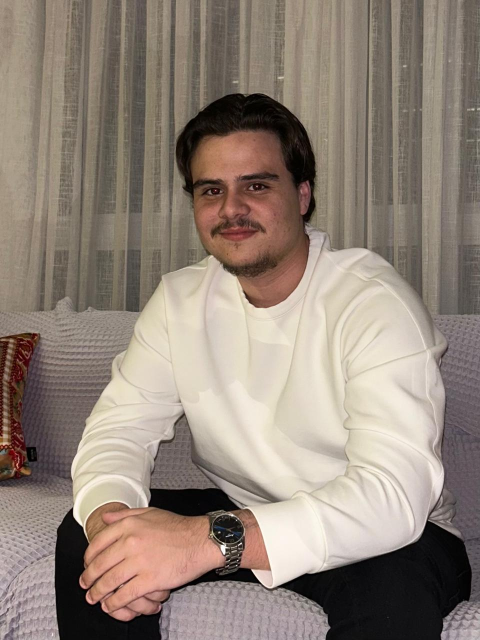
#> input picture source/profile.jpg, 960 x 1280 px (shown at 1/2 size)
$ python -i prep_photo.py   (imports and definitions only)
#> lines starting #> are read from the running program, lines starting #| are printed output that depends on the picture
#!/usr/bin/env python3
"""Prepare a portrait for high-contrast, background-neutral ASCII rendering.

Pillow is the only required image dependency. rembg and OpenCV are detected at
runtime and improve background removal and local contrast when installed.
"""
from __future__ import annotations

import argparse
import sys
from io import BytesIO
from pathlib import Path

from PIL import Image, ImageEnhance, ImageOps


def remove_background(image: Image.Image) -> Image.Image:
    """Return a cutout when rembg is available; otherwise preserve the source."""
    if image.mode == "RGBA" and image.getchannel("A").getextrema()[0] < 255:
        return image
    try:
        from rembg import remove  # type: ignore[import-not-found]
    except ImportError:
        print("Info: rembg is not installed; using the original background.", file=sys.stderr)
        return image
    try:
        result = remove(image)
        if isinstance(result, Image.Image):
            return result.convert("RGBA")
        return Image.open(BytesIO(result)).convert("RGBA")
    except Exception as exc:
        print(f"Warning: background removal was unavailable ({exc}); using the original image.", file=sys.stderr)
        return image


def local_contrast(image: Image.Image) -> Image.Image:
    """Apply CLAHE when OpenCV exists, with a robust Pillow-only fallback."""
    try:
        import cv2  # type: ignore[import-not-found]
        import numpy as np  # type: ignore[import-not-found]
        values = np.array(image)
        return Image.fromarray(cv2.createCLAHE(clipLimit=2.0, tileGridSize=(8, 8)).apply(values))
    except ImportError:
        return ImageOps.autocontrast(image, cutoff=1)
    except Exception as exc:
        print(f"Warning: CLAHE failed ({exc}); using automatic contrast.", file=sys.stderr)
        return ImageOps.autocontrast(image, cutoff=1)


def prepare(source: Path, destination: Path) -> None:
    if not source.is_file():
        raise FileNotFoundError(f"Portrait not found: {source}")
    with Image.open(source) as opened:
        cutout = remove_background(opened.convert("RGBA"))
    white = Image.new("RGBA", cutout.size, "white")
    flattened = Image.alpha_composite(white, cutout).convert("L")
    prepared = local_contrast(flattened)
    prepared = ImageEnhance.Contrast(prepared).enhance(1.25)
    destination.parent.mkdir(parents=True, exist_ok=True)
    prepared.save(destination)
    print(f"Prepared ASCII source: {destination}")


def main() -> int:
    parser = argparse.ArgumentParser(description="Prepare a portrait for ASCII conversion.")
    parser.add_argument("source", type=Path)
    parser.add_argument("destination", type=Path)
    args = parser.parse_args()
    try:
        prepare(args.source, args.destination)
    except (FileNotFoundError, OSError) as exc:
        parser.error(str(exc))
    return 0


# [2 lines not run here, left out]

>>> from PIL import Image
>>> picture = Image.open('../source/profile.jpg')
#> picture is the input picture: PIL image 960x1280 RGB; mean R, G, B 145.6, 132, 120.9
>>> result = local_contrast(picture)
#> in local_contrast, `return ImageOps.autocontrast(image, cutoff=1)`:
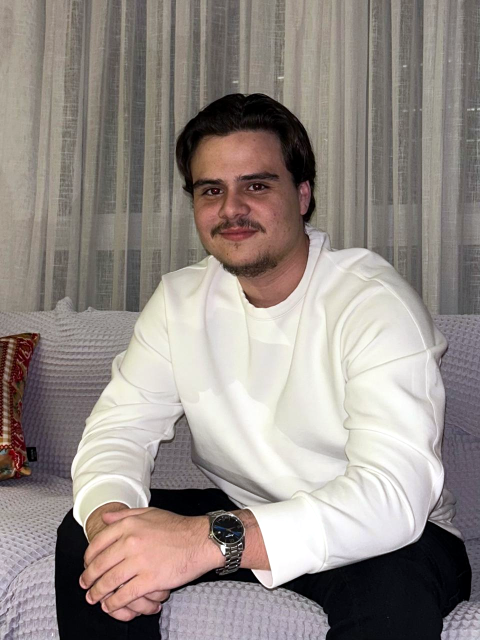
#> returned value: PIL image 960x1280 RGB (shown at 1/2 size); mean R, G, B 148.4, 139.7, 134.9
